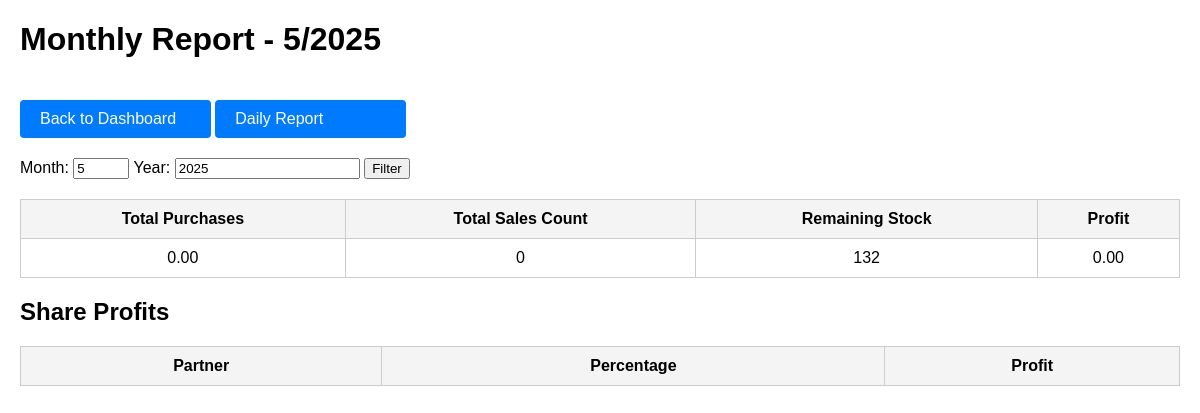
The page /monthly-report/ on the database as committed earlier.
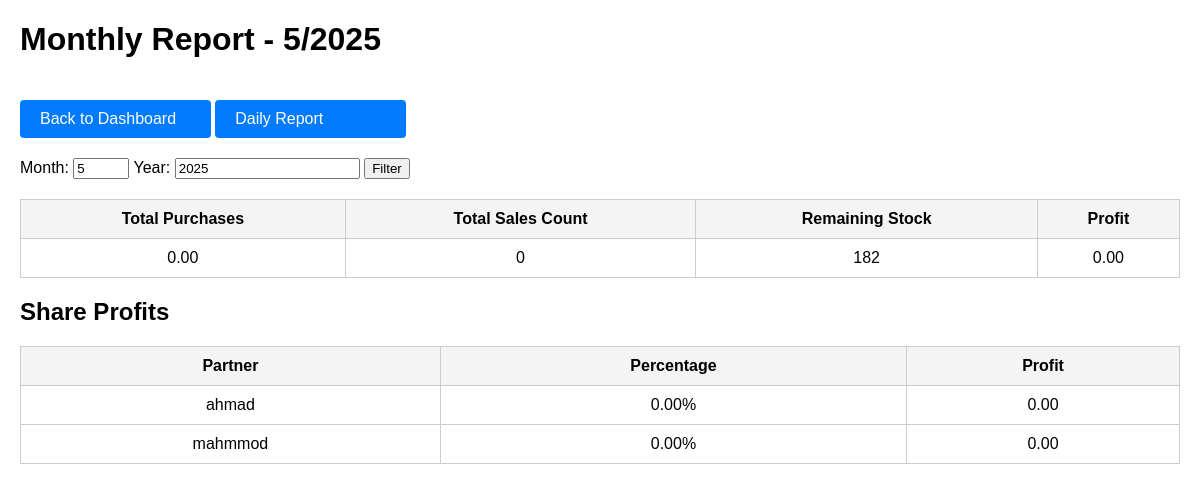
The same page on the database as committed later.
### inventory/models.py (models this page shows, shortened)
class Share(models.Model):
    partner_name = models.CharField(_("Partner Name"), max_length=100)
    capital = models.DecimalField(_("Capital"), max_digits=12, decimal_places=2)
    created_at = models.DateTimeField(_("Created At"), auto_now_add=True)
    class Meta:
        verbose_name = _("Share")
        verbose_name_plural = _("Shares")
    @property
    def percentage(self):
        total_capital = Share.objects.aggregate(total=models.Sum('capital'))['total'] or 1
        return (self.capital / total_capital) * 100

### inventory/views.py (the view)
# urls.py: path('monthly-report/', monthly_report, name='monthly_report'),
def monthly_report(request):
    month = int(request.GET.get('month', datetime.now().month))
    year = int(request.GET.get('year', datetime.now().year))
    purchases = Purchase.objects.filter(purchase_date__month=month, purchase_date__year=year)
    sales = Sale.objects.filter(sale_date__month=month, sale_date__year=year)
    sale_items = SaleItem.objects.filter(sale__sale_date__month=month, sale__sale_date__year=year)
    total_purchases = purchases.aggregate(total=Sum('total_cost_value'))['total'] or 0
    total_sales_price = sales.aggregate(total=Sum('total_amount'))['total'] or 0
    total_sales_count = sum(
        (item.box_quantity or 0) * (item.packages_per_box or 0) * (item.items_per_package or 0)
        for item in sale_items
    )
    profit = 0
    for item in sale_items:
        quantity = (item.box_quantity or 0) * (item.packages_per_box or 0) * (item.items_per_package or 0)
        unit_price = item.cost_per_item or 0
        purchase_price = item.product.purchase_price or 0
        profit += (unit_price - purchase_price) * quantity
    remaining_stock = Product.objects.aggregate(stock=Sum('quantity_in_stock'))['stock'] or 0
    shares = Share.objects.all()
    share_profits = []
    for share in shares:
        share_profits.append({
            'partner_name': share.partner_name,
            'percentage': share.percentage,
            'profit': round((share.percentage / 100) * profit, 2),
        })
    context = {
        'month': month,
        'year': year,
        'total_purchases': total_purchases,
        'total_sales_price': total_sales_price,
        'total_sales_count': total_sales_count,
        'remaining_stock': remaining_stock,
        'profit': profit,
        'share_profits': share_profits,
    }
    return render(request, 'inventory/monthly_report.html', context)

### inventory/templates/inventory/monthly_report.html (shortened to what this page needs)
<!DOCTYPE html>
<html lang="en">
<head>
</head>
<body>
    <h1>Monthly Report - {{ month }}/{{ year }}</h1>
    <a href="{% url 'admin:index' %}" class="btn-dashboard" style="width: 13%;">Back to Dashboard</a>
    <a href="{% url 'daily_report' %}" class="btn-dashboard" style="width: 13%;">Daily Report</a>
    <form method="get" style="margin: 20px 0;">
        <label>Month: <input type="number" name="month" value="{{ month }}" min="1" max="12"></label>
        <label>Year: <input type="number" name="year" value="{{ year }}"></label>
        <button type="submit">Filter</button>
    </form>
    <table>
        <tr>
            <th>Total Purchases</th>
            <th>Total Sales Count</th>
            <th>Remaining Stock</th>
            <th>Profit</th>
        </tr>
        <tr>
            <td>{{ total_purchases|floatformat:2 }}</td>
            <td>{{ total_sales_count }}</td>
            <td>{{ remaining_stock }}</td>
            <td>{{ profit|floatformat:2 }}</td>
        </tr>
    </table>
    <h2>Share Profits</h2>
    <table>
        <tr>
            <th>Partner</th>
            <th>Percentage</th>
            <th>Profit</th>
        </tr>
        {% for share in share_profits %}
        <tr>
            <td>{{ share.partner_name }}</td>
            <td>{{ share.percentage|floatformat:2 }}%</td>
            <td>{{ share.profit }}</td>
        </tr>
        {% endfor %}
    </table>
</body>
</html>

Rows that differ between the two databases and show on the page:
added Share: partner_name "ahmad"
added Share: partner_name "mahmmod"
Other text that changed with them:
{{ remaining_stock }}: "132" → "182"
new list line: "0.00 % 0.00"
